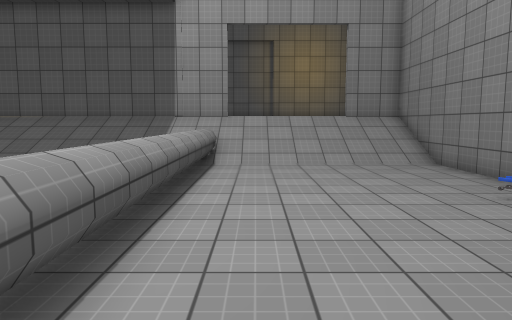
[1] (above)

17 first-person views from a walk through a scene from a Unity 3-D project. The camera is 1.5 m above the floor, tilts 6° down and sees 70° across. The floor is counted in squares, 1 m on a side. Each view is taken from the middle of a square. On the plan, view 1 faces up. The plan holds only what a view shows up to about 16 squares ahead; the rest is blank. The place goes on beyond the plan. The player character is not drawn. Surface patterns are stand-ins for the level's own textures.

[2]
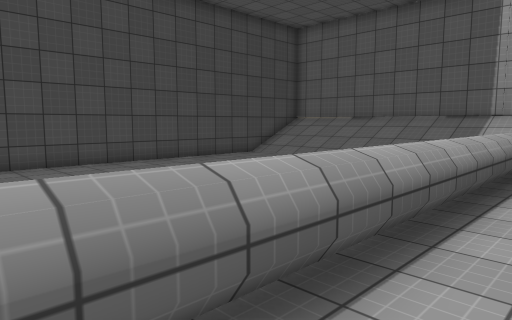

[3]
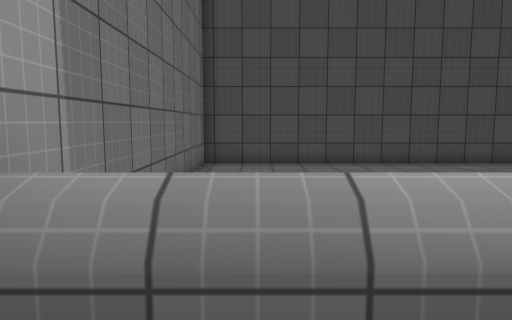

[4]
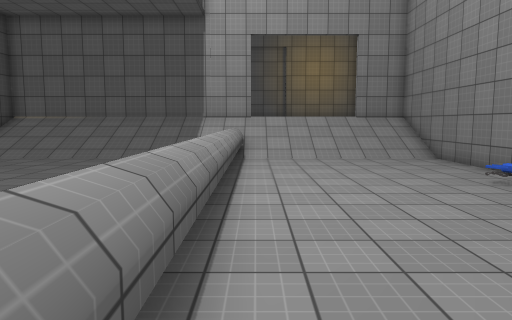

[5]
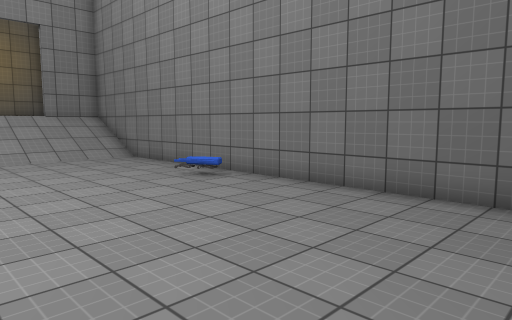

[6]
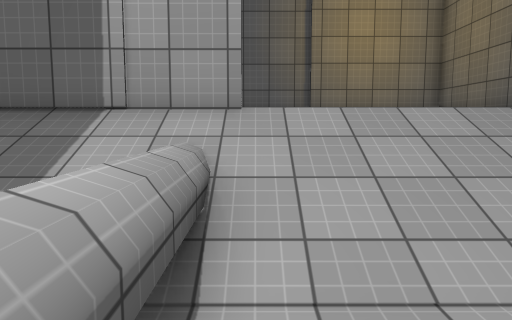

[7]
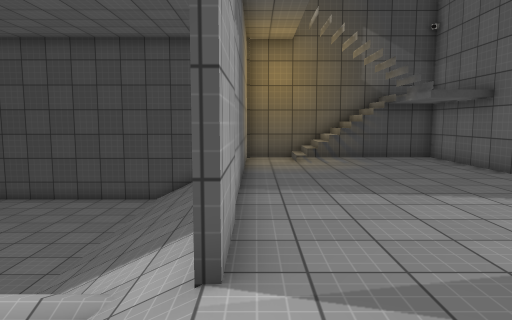

[8]
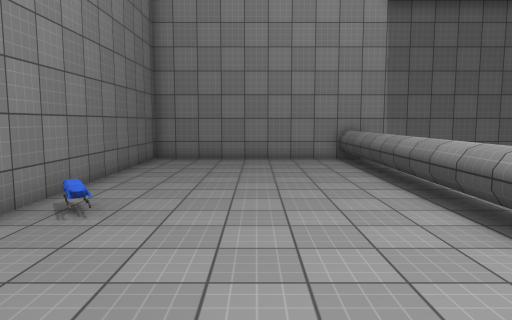

[9]
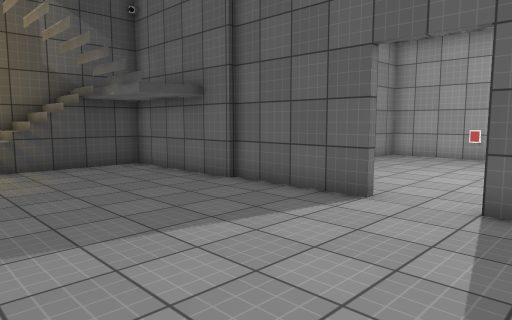

[10]
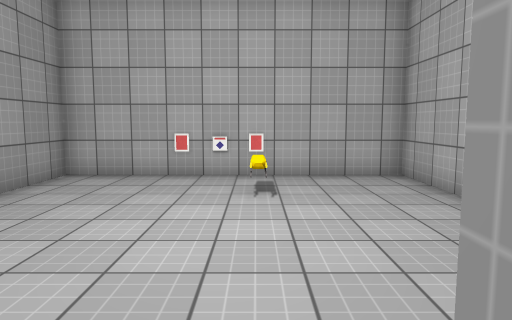

[11]
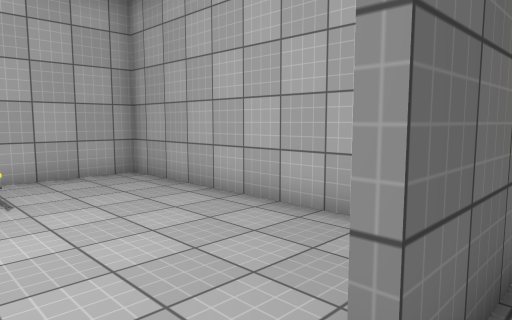

[12]
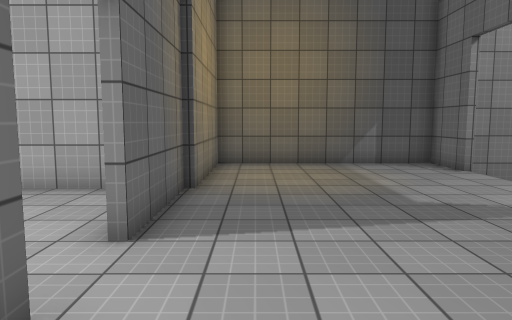

[13]
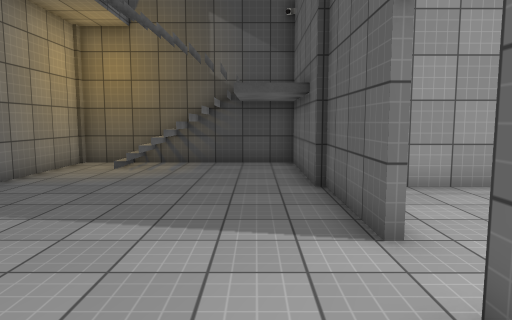

[14]
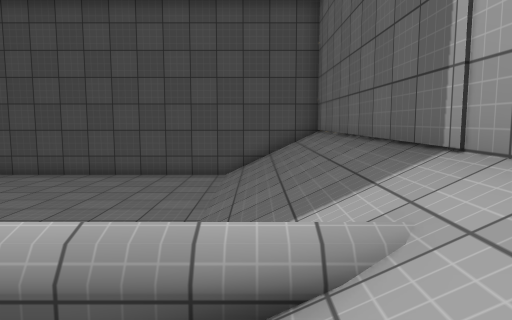

[15]
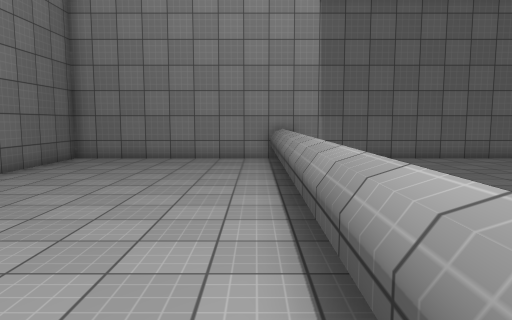

[16]
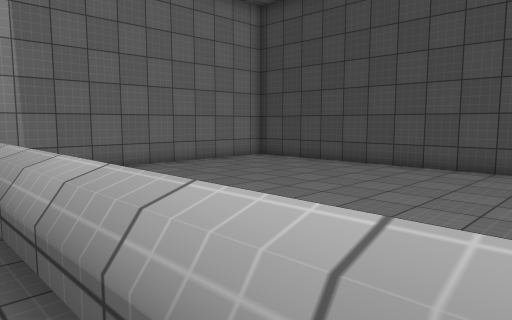

[17]
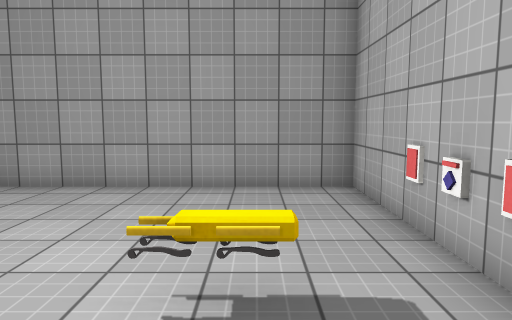

### Floor plan
Key: @ floor where view 1 was taken; # wall or solid block; . main floor; : floor 1.75 m higher than the main floor; / step, stairs or slope; = window, fence, low wall or low ledge; ^ raised ledge; O other object.
Columns run from 13 left of view 1 to 7 right of it. Each row starts with its distance up from view 1.
 34      ###OOO####
 33      #::::::::#
 32      #::::O:::#
 31      #::::O:::#
 30      #::::::::#
 29      #::::::::#
 28      #::::::::#
 27      #::::::::#
 26      #::::::::#
 25 #########::#########
 24 #::::::::::::::::::#
 23 #::::::::::::::::::#
 22 #::::::::::::::::::#
 21 #/ ::::::::::::::::#
 20 #/:::::::::::::::::#
 19 #/:::::::::::::::::#
 18 #::::::::::::::::::#
 17 ############:::::/###
 16 #///////////////////#
 15 #///////////////////#
 14 #//////////=////////#
 13 #///////// ^////////#
 12 #........  ^........#
 11 #.......   ^........#
 10 #.......   ^........#
  9 #.......   ^........#
  8 #......    ^........#
  7 #......    ^........#
  6 #......   .^........#
  5 #......   .^........#
  4 #......   .^........#
  3 #......   .^........#
  2 #......   .^........#
  1 #......   .^........#
  0 #......    ^.@......#
 -1 #......    ^........#
 -2 #......    ^........#
 -3 #####################

Where each view was taken, in squares from view 1:
view 1: 0 up, 0 right, facing up
view 2: 0 up, 0 right, facing up-left
view 3: 1 down, 0 right, facing left
view 4: 2 down, 1 left, facing up
view 5: 2 down, 1 left, facing up-right
view 6: 10 up, 1 left, facing up
view 7: 17 up, 2 right, facing left
view 8: 13 up, 2 right, facing down
view 9: 18 up, 1 left, facing up-left
view 10: 24 up, 3 left, facing up
view 11: 24 up, 4 left, facing up-right
view 12: 23 up, 7 left, facing right
view 13: 23 up, 0 right, facing left
view 14: 14 up, 1 right, facing left
view 15: 12 up, 1 left, facing down
view 16: 9 up, 1 left, facing down-left
view 17: 32 up, 0 right, facing left
